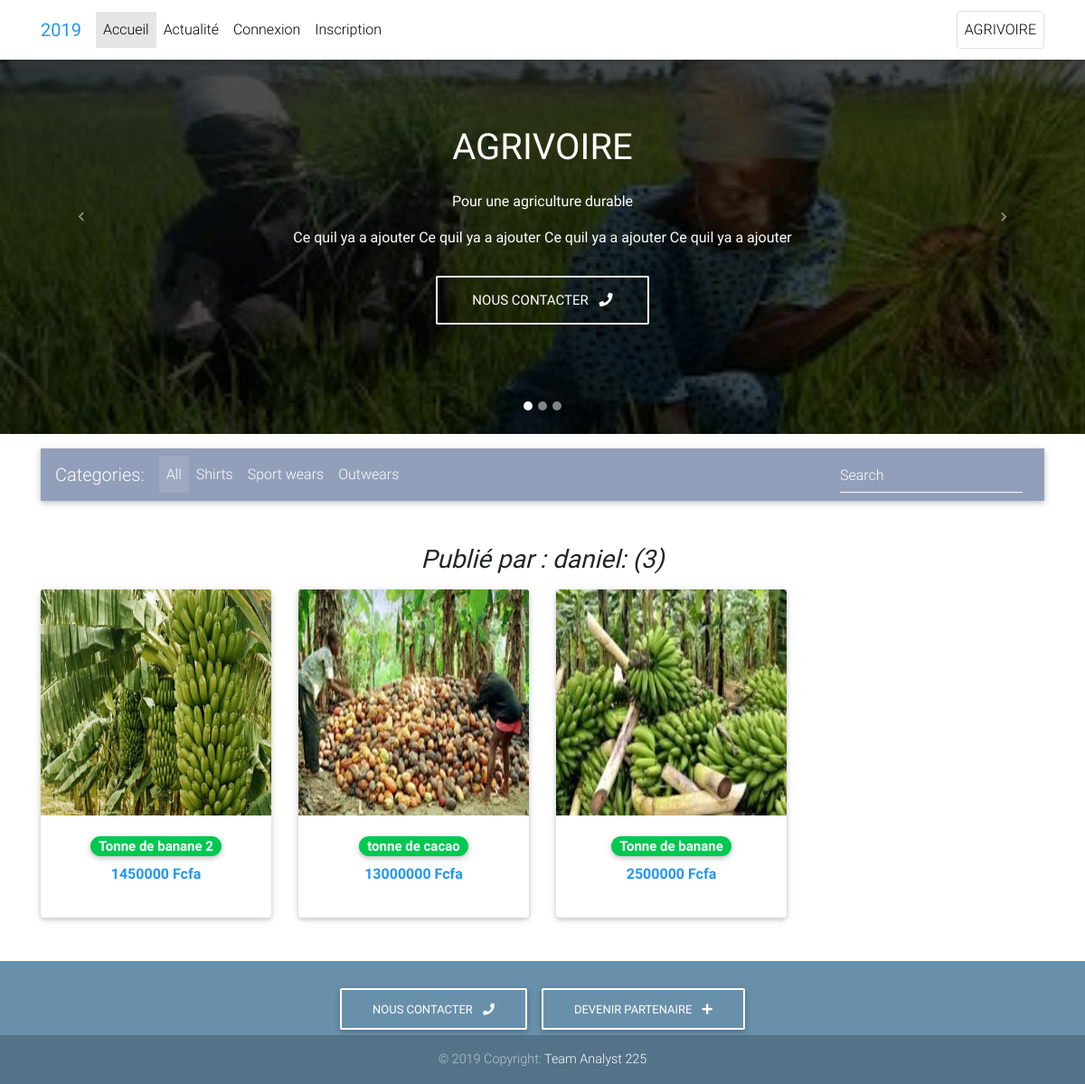
The page /user/daniel/ on the database its author committed.
### users/models.py (models this page shows, shortened)
class Produit(models.Model):
    titre = models.CharField(max_length=20) #Titre du produit
    image1 = models.ImageField(default='default.png',upload_to='profile_pics')
    image2 = models.ImageField(default='default.png',upload_to='profile_pics')
    image3 = models.ImageField(default='default.png',upload_to='profile_pics')
    description = models.TextField() # Description
    quantite = models.IntegerField() # Quantite de produit a vendre
    date_post = models.DateTimeField(default=timezone.now) # date de publication
    auteur = models.ForeignKey(User, on_delete=models.CASCADE) # info sur lauteur
    prix = models.IntegerField() # Prix du produit

### users/views.py (the view)
# urls.py: path('user/<str:username>/', UserProduitListView.as_view(), name='user-produits'),
class UserProduitListView(ListView): # list des produits d'un utilisateur preci
    model = Produit
    template_name = 'users/user_produits.html'
    context_object_name = 'produits'
    paginate_by = 8
    def get_queryset(self):
        user = get_object_or_404(User, username=self.kwargs.get('username'))
        return Produit.objects.filter(auteur=user).order_by('-date_post')

### users/templates/users/user_produits.html (shortened to what this page needs)
{% extends "users/base.html" %}
{%block content %}
 <main>
        <div class="container">
          <nav class="navbar navbar-expand-lg navbar-dark mdb-color lighten-3 mt-3 mb-5">
            <span class="navbar-brand">Categories:</span>
            <div class="collapse navbar-collapse" id="basicExampleNav">
              <ul class="navbar-nav mr-auto">
                <li class="nav-item active">
                  <a class="nav-link" href="#">All
                  </a>
                </li>
                <li class="nav-item">
                  <a class="nav-link" href="#">Shirts</a>
                </li>
                <li class="nav-item">
                  <a class="nav-link" href="#">Sport wears</a>
                </li>
                <li class="nav-item">
                  <a class="nav-link" href="#">Outwears</a>
                </li>
              </ul>
              <form class="form-inline">
                <div class="md-form my-0">
                  <input class="form-control mr-sm-2" type="text" placeholder="Search" aria-label="Search">
                </div>
              </form>
            </div>
          </nav>
          <section class="text-center mb-4">
            <h3 class="mb-3"><i><b> Publié par : {{ view.kwargs.username }}:  ({{ page_obj.paginator.count }}) </b></i></h3>
            <div class="row wow fadeIn">
{% for produit in produits%}
              <div class="col-lg-3 col-md-6 mb-4">
                <div class="card">
                  <div class="view overlay">
                    <img src="{{ produit.image1.url }}" class="card-img-top" height="250" width="372"
                      alt="">
                  </div>
                  <div class="card-body text-center">
                    <a href="{% url 'produit-detail' produit.id %}" class="grey-text">
                        <h5><span class="badge badge-pill success-color">{{produit.titre}}</span></h5>
                      </a>
                     <h7 class="font-weight-bold blue-text">
                    <p><strong>{{produit.prix}} Fcfa</strong></p>
                      </h7>
                  </div>
                </div>
              </div>
{% endfor %}
            </div>
          </section>
        </div>
      </main>
{% endblock content %}

### users/templates/users/base.html (style rules this page uses)
html, body, header, .carousel { height: 60vh; }

### rows shown on the page
Produit: image1 (picture), titre "Tonne de banane 2", prix "1450000"
Produit: image1 (picture), titre "tonne de cacao", prix "13000000"
Produit: image1 (picture), titre "Tonne de banane", prix "2500000"

### other values the page prints
{{ view.kwargs.username }} "daniel"
{{ page_obj.paginator.count }} "3"
